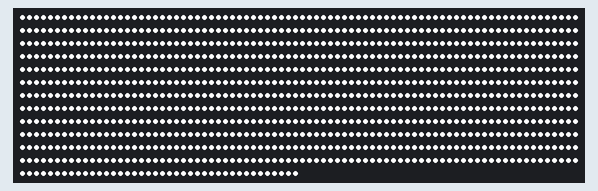
Recording of a sketch running on a simulated Arduino Nano, built with avr-gcc and run on an emulated ATmega328P. Parts: 1000 RGB LEDs in strip order, left to right, continuing on the next row. Wiring (inferred from the names in the program): WS2812 LEDs: data pin 2.

Above: at 0.1 s.

The sketch:

Nano-OneStrip-Solid.ino
```cpp
// ============================================================
// Arduino Nano 单路常亮 — 无帧缓冲流式发送 WS2812B
//
// 不占用“灯数 × 3”的 RAM，逐颗写出同一颜色。
// 灯数主要受电源限制，1000+ 可以。
//
// 上电全亮；无需 FastLED / NeoPixel 库。
// 开发板：Arduino Nano（16MHz），数据脚默认 D2（必须是 D0–D7）
// ============================================================

#define DATA_PIN    2
#define TOTAL_LEDS  1000

#define COLOR_R  0
#define COLOR_G  0
#define COLOR_B  60

// 每隔几秒重发；改 0 则只在 setup 发一次
#define RESEND_MS  2000

#if (F_CPU != 16000000L)
#error "按 Nano 16MHz 编写，请确认开发板时钟。"
#endif

#if (DATA_PIN > 7)
#error "当前实现使用 PORTD（D0-D7）。改 D8+ 需换端口定义。"
#endif

#define LED_PORT  PORTD
#define LED_DDR   DDRD
#define LED_BIT   DATA_PIN
#define LED_MASK  (1 << LED_BIT)

/*
 * 16MHz：1 cycle = 62.5ns
 * WS2812 对“高电平宽度”敏感；位与位之间的低电平略长无妨。
 *   0 码高 ≈ 0.4µs（~6 cy），1 码高 ≈ 0.8µs（~13 cy）
 */
static void sendByte(uint8_t byte) {
  for (uint8_t i = 0; i < 8; i++) {
    if (byte & 0x80) {
      LED_PORT |= LED_MASK;
      __builtin_avr_delay_cycles(13);
      LED_PORT &= ~LED_MASK;
      __builtin_avr_delay_cycles(5);
    } else {
      LED_PORT |= LED_MASK;
      __builtin_avr_delay_cycles(5);
      LED_PORT &= ~LED_MASK;
      __builtin_avr_delay_cycles(13);
    }
    byte <<= 1;
  }
}

static void sendPixelGRB(uint8_t r, uint8_t g, uint8_t b) {
  sendByte(g);
  sendByte(r);
  sendByte(b);
}

static void showSolid(uint16_t count, uint8_t r, uint8_t g, uint8_t b) {
  noInterrupts();
  for (uint16_t i = 0; i < count; i++) {
    sendPixelGRB(r, g, b);
  }
  interrupts();
  delayMicroseconds(300);
}

void setup() {
  LED_DDR |= LED_MASK;
  LED_PORT &= ~LED_MASK;
  delay(20);
  showSolid(TOTAL_LEDS, COLOR_R, COLOR_G, COLOR_B);
}

void loop() {
#if RESEND_MS > 0
  delay(RESEND_MS);
  showSolid(TOTAL_LEDS, COLOR_R, COLOR_G, COLOR_B);
#endif
}
```
